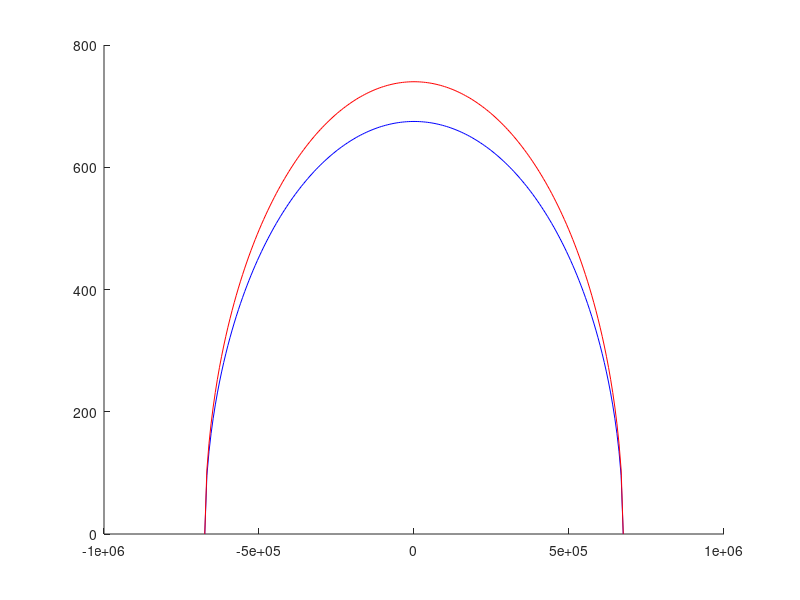

Source code (MATLAB): (Note: this script raises an error after producing the figure.)
%RadomeCurvature
fc = 61.25e9;
lambda = 3e8/fc;
lambda_mil = lambda*39370;
milsPerMeter = 39370;
N_elements = 8;
element_spacing_wavelength = 0.5;
steer_angle_degrees = 30.0;

element_position_wavelength = ((1:N_elements)*element_spacing_wavelength).';
element_position_wavelength = element_position_wavelength - mean(element_position_wavelength);
element_position_mil = element_position_wavelength*lambda_mil;
D = max(element_position_mil) - min(element_position_mil);
%elipse

thickness_mil = 65;


M = 0.6;
x1_axis = 1000*D;
y1_axis = 1*D;


x2_axis = x1_axis + thickness_mil;
y2_axis = y1_axis + thickness_mil;

x_delta = 0.0001;
N_x = 200;
x_ellipse1 = linspace(-x1_axis,x1_axis,N_x).';
x_ellipse2 = linspace(-x2_axis,x2_axis,N_x).';

y_ellipse1 = +sqrt(y1_axis^2 * (1 - x_ellipse1.^2./(x1_axis^2)));

y_ellipse2 = +sqrt(y2_axis^2 * (1 - x_ellipse2.^2./(x2_axis^2)));


%line
dy = 1;
dx = dy*tand(steer_angle_degrees);
m = dy/dx;



figure(1);clf;hold on
plot(x_ellipse1, y_ellipse1, color='b')
plot(x_ellipse2, y_ellipse2, color='r')
plot(element_position_mil.', zeros( N_elements, 1).', Color='k', LineStyle='none', Marker='square', MarkerSize=6)



%draw element rays
y1 = 0;
for i = 1:N_elements
    %find where line interstect ellipse
    x1 = element_position_mil(i);
    if abs(m) ~= Inf 
        A1 = y1_axis^2 + x1_axis^2 * m^2;
        B1 = -2 * x1_axis^2 * m * (m*x1 - y1);
        C1 = x1_axis^2*((m*x1-y1)^2 - y1_axis^2);
    
        A2 = y2_axis^2 + x2_axis^2 * m^2;
        B2 = -2 * x2_axis^2 * m * (m*x1 - y1);
        C2 = x2_axis^2*((m*x1-y1)^2 - y2_axis^2);
    
        [num_solutions1, roots1] = quadradicEquationRoots(A1, B1, C1);
        [num_solutions2, roots2] = quadradicEquationRoots(A2, B2, C2);
        if steer_angle_degrees >= 0
            root_idx = 1;
        else
            root_idx = 2;
        end
        x2 = roots1(root_idx);
        y2 = m * (x2 - x1) + y1;
        x3 = roots2(root_idx);
        y3 = m * (x3 - x1) + y1;
    else
        x2 = x1;
        x3 = x1;
        y2 = sqrt(y1_axis^2*(1-x1^2/x1_axis^2));
        y3 = sqrt(y2_axis^2*(1-x1^2/x2_axis^2));
    end
    plot([x1 x2 x3], [y1 y2 y3], color='k', marker ='.', MarkerSize=8)
    d23(i) = sqrt((x2-x3)^2 + (y2-y3)^2);
    text(x3*1.05, y3*1.05,  sprintf('%3.1f',d23(i)))
    
end

thickness_change_mil = max(d23)-thickness_mil;
thickness_change_wavelength = thickness_change_mil/lambda_mil;
str1 = sprintf('Radome: Thicknes %3.1f mil; Radius %3.1f',thickness_mil, y1_axis);
str2 = sprintf('\nEffective Thickness - min %3.1f; max %3.1f; delta %3.1f', min(d23), max(d23), (max(d23) - min(d23)));
str3 = sprintf('\nThickness change between 0%c and %3.1f%c =  %5.4f mils (%5.4f%c)', char(176), steer_angle_degrees, char(176), thickness_change_mil,thickness_change_wavelength, char(0x03BB));
str4 = sprintf('\nFrequency %4.2f GHz; Wavelength %3.2f mil; Antenna Aperature %4.1f mil; Steer angle %3.1f%c' , fc/1e9, lambda_mil, D, steer_angle_degrees, char(0x00B0));
title(strcat(str1, str2, str4))
xlabel('mil')
ylabel('mil')
axis([min(x_ellipse2)*1.05 max(x_ellipse2)*1.05 -0.01 max(y_ellipse2)*1.05])
axis equal
grid on

function [num_solutions, roots] = quadradicEquationRoots(a, b, c)
    %This function takes the coefficients of a qaudradic equation and 
    % returns the number of solutions, 0, 1, or 2
    % returns the roots, if they exist

    discriminant = b^2 - 4*a*c;
    if discriminant < 0
        num_solutions = 0;
        roots(1) = NaN;
        roots(2) = NaN;
    else
        num_solutions = 2;
        roots(1) = (-b + sqrt(discriminant))/(2*a);
        roots(2) = (-b - sqrt(discriminant))/(2*a);
    end


end